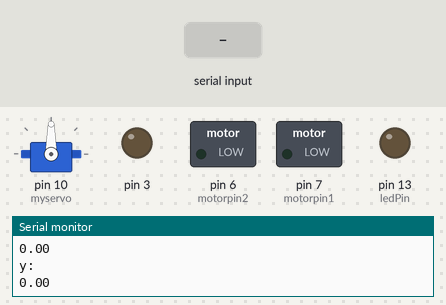
A sketch run on a simulated Arduino Uno, built with avr-gcc and run on an emulated ATmega328P. Shown: servo, switched loads named in the sketch (green lamp = pin HIGH), output pins drawn as LEDs (lit = HIGH), the last lines printed to the serial monitor. Inputs (shaded band) come from the test bench.

Above: at 1.2 s.
1.3 s: "90,45\n" received over Serial
At 2.1 s:
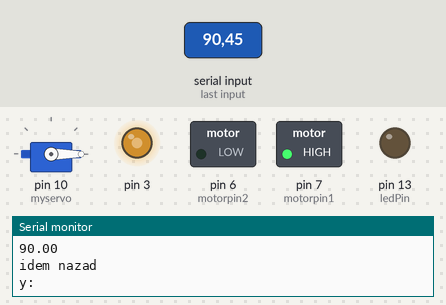
2.8 s: "5\n" received over Serial
At 3.2 s:
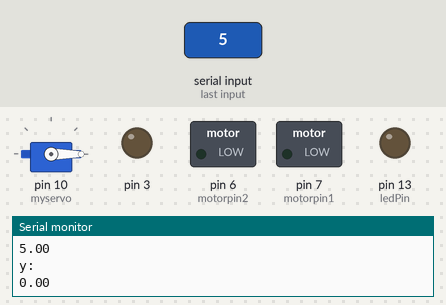
4.3 s: ",\n" received over Serial
At 5.2 s:
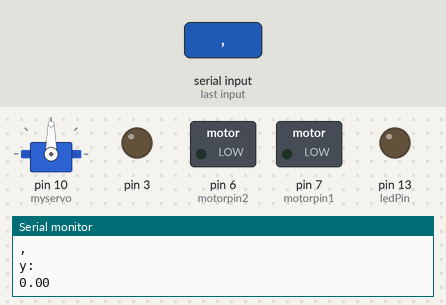
5.9 s: "30,150\n" received over Serial
At 6.8 s:
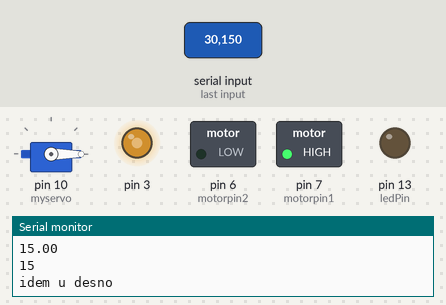
Timing chart, 0 to 8.4 s (numbered marks = the images above; inputs shaded):
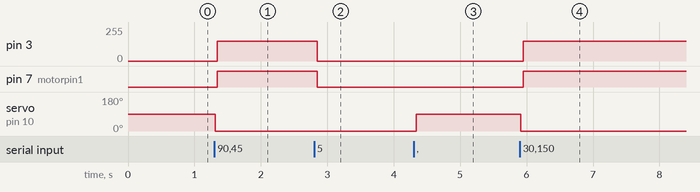

Measured:
- after the input at 1.3 s, pin 3: 0/255 → 150/255 after 0.05 s; pin 7 (motorpin1): LOW → HIGH after 0.05 s; servo on pin 10 (myservo): 90° → 0° at once
- after the input at 2.8 s, pin 3: 150/255 → 0/255 after 0.05 s; pin 7 (motorpin1): HIGH → LOW after 0.05 s
- after the input at 4.3 s, servo on pin 10 (myservo): 0° → 90° at once
- after the input at 5.9 s, pin 3: 0/255 → 150/255 after 0.05 s; pin 7 (motorpin1): LOW → HIGH after 0.05 s; servo on pin 10 (myservo): 90° → 0° at once

The sketch:

hc05.ino
```cpp
#include <Servo.h>
#define ledPin 13
int state=0;
String input, j,z;
Servo myservo;
float x,y;
int ComaIndex, end;
int motorpin1 =7;
int motorpin2 =6;
int controlpinA=9;
void setup() {
  // put your setup code here, to run once:
  pinMode(ledPin,OUTPUT);
  digitalWrite(ledPin,LOW);
  Serial.begin(9600);
  myservo.attach(10);
  pinMode(6,OUTPUT);
  pinMode(7,OUTPUT);
  pinMode(3,OUTPUT);
}

void loop() {
  // put your main code here, to run repeatedly:
  if (Serial.available()>0){
    input = Serial.readStringUntil('\n');
    ComaIndex=input.indexOf(",");
    j=input.substring(0,ComaIndex);
    x=j.toFloat();
    end=input.length();
    z=input.substring(ComaIndex+1,end-1);
    y=z.toFloat();
  }
  Serial.println("y: ");
  Serial.println(y);
  Serial.println(z);
  if(x>0.2){
    myservo.write(0);
    Serial.println("idem u desno");
    Serial.println(x);
  }
  else if(x<-0.2){
    myservo.write(180);
    // Serial.println("idem u levo");
    // Serial.println(x);
  }
  else{
    myservo.write(90);
    // Serial.println("ne idem nigde");
    // Serial.println(x);
  }
   if (y>0.2){
    Serial.println("idem nazad");
    analogWrite(3, 150);
    digitalWrite(7, HIGH);
    digitalWrite(6, LOW);
  }
  else if (y<-0.2){
    Serial.println("idem pravo");
    analogWrite(3, 200);
    digitalWrite(7, LOW);
    digitalWrite(6, HIGH);
  }
  else{
    analogWrite(3, 0);
    digitalWrite(7, LOW);
    digitalWrite(6, LOW);
  }
  delay(10);
}
```
